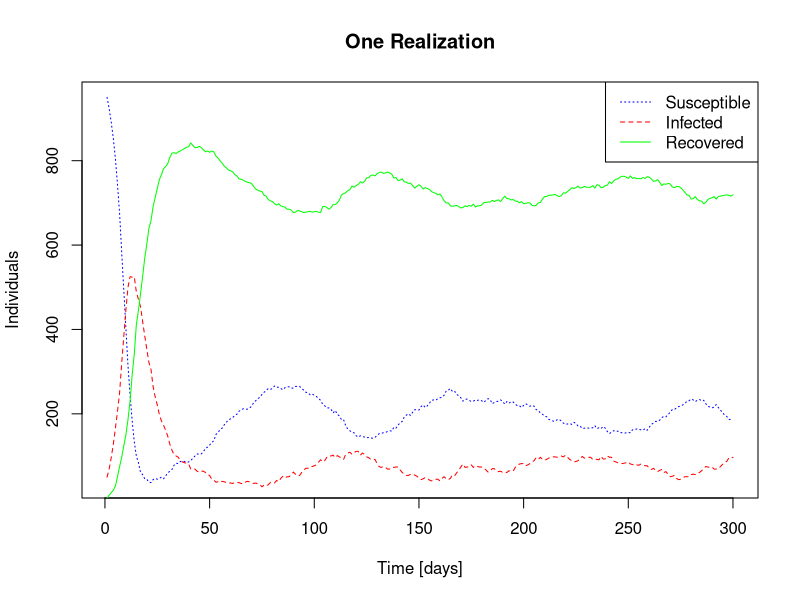

The R script that drew this image:
# Task 1f: Code that simulates Markov chain Yn for n = 300 steps.

N <- 1000 # Individuals.

Y0 <- c(950, 50, 0) # Starting state.

# Probabilities (to begin with).
gamma <- 0.10
alpha <- 0.01
beta <- function(Y){
  return (0.5*Y[2]/N)
}
n <- 300 # Time steps.

values <- matrix(data=NA,nrow=3,ncol=n) # Preallocate matrix for simulated values. 
values[, 1] <- Y0

# Run simulation.
for (t in 2:n){
  # Use a binomial to simulate. 
  old_susc <- values[1, t-1]
  old_inf <- values[2, t-1]
  old_rec <- values[3, t-1]
  
  new_inf <- rbinom(n = 1, size = old_susc, beta(values[, t-1]))
  new_rec <- rbinom(n = 1, size = old_inf, gamma) 
  new_susc <- rbinom(n = 1,size =  old_rec, alpha) 
  Y <- c(old_susc - new_inf + new_susc, old_inf - new_rec + new_inf, old_rec - new_susc + new_rec)
  values[, t] <- Y
}

par_lty <- c(3,2,1)
par_col <- c("blue", "red", "green")
plot(1:n, values[1, ], type = "l", lty = par_lty[1], col = par_col[1], xlab="Time [days]", ylab = "Individuals", main = "One Realization")
lines(1:n, values[2, ], type = "l", lty = par_lty[2], col = par_col[2])
lines(1:n, values[3, ], type = "l", lty = par_lty[3], col = par_col[3])
legend("topright", legend= c("Susceptible", "Infected", "Recovered"), lty = par_lty, col = par_col)
